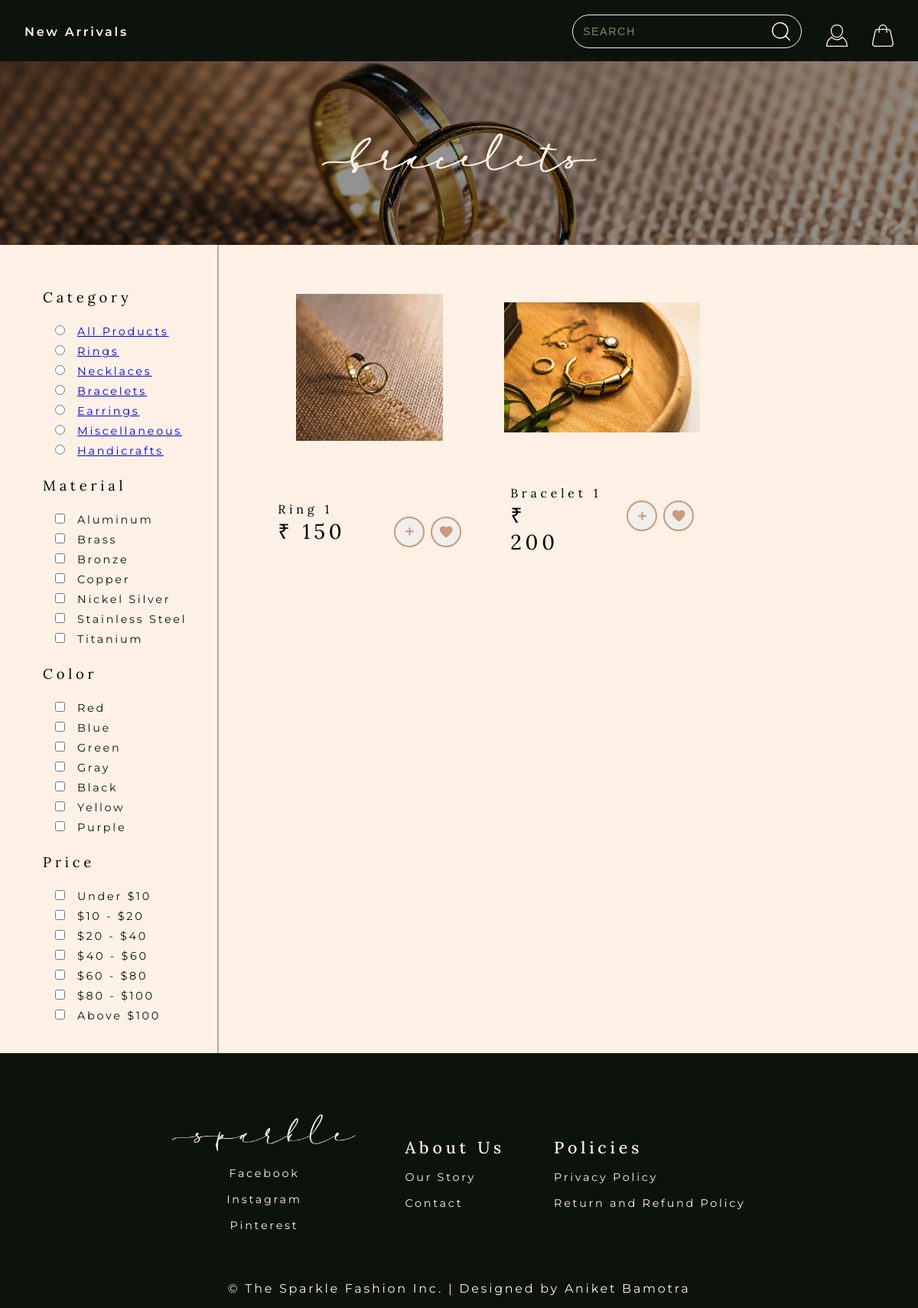
The app's page /store with its own data.
### store/models/category.py (models this page shows, shortened)
class Category(models.Model):
    name = models.CharField(max_length=20)
    @staticmethod
    def get_all_categories():
        return Category.objects.all()

### store/models/product.py (models this page shows, shortened)
class Product(models.Model):
    name = models.CharField(max_length=50)
    price = models.IntegerField(default=0)
    category = models.ForeignKey(Category, on_delete=models.CASCADE, default=1)
    description = models.CharField(max_length=200, default='' , null=True , blank=True)
    image = models.ImageField(upload_to='uploads/products/')
    @staticmethod
    def get_all_products():
        return Product.objects.all()

### store/views/home.py (the view)
# urls.py: path('' , include('store.urls'))
def store(request):
    cart = request.session.get('cart')
    if not cart:
        request.session['cart'] = {}
    products = None
    categories = Category.get_all_categories()
    categoryID = request.GET.get('category')
    if categoryID:
        products = Product.get_all_products_by_categoryid(categoryID)
    else:
        products = Product.get_all_products()
    data = {}
    data['products'] = products
    data['categories'] = categories
    return render(request, 'index.html', data)

### store/templatetags/cart.py (called while the page is built)
@register.filter(name='is_in_cart')
def is_in_cart(product  , cart):
    keys = cart.keys()
    for id in keys:
        if int(id) == product.id:
            return True
    return False;

### store/templatetags/custom_filter.py (called while the page is built)
@register.filter(name='currency')
def currency(number):
    return "₹ "+str(number)

### store/templates/index.html (shortened to what this page needs)
{% extends 'base.html' %}
{% load static %}
{% block content %}
{% load cart %}
{% load custom_filter %}
<header id="d_header">
    <nav>
        <a href="/store" class="sans left_link">New Arrivals</a>
        <a href="/cart" class="sans right-link"><img src="{% static 'icons/light bag.svg' %}" alt="Shopping Bag" style="height: 1.8rem;"></a>
        <a href="#" class="sans right-link" id="profile"><img src="{% static 'icons/light profile.svg' %}" alt="User Profile" style="height: 1.8rem;"></a>
        <div class="search__container right-link">
            <input class="search__input" type="text" placeholder="Search">
        </div>
    </nav>
</header>
<section class="banner">
	<div class="banner_container">
		<img src="{% static 'banner-title/Bracelets.svg' %}" alt="Rings written in script font" class="page_title">
	</div>
</section>
<div class="product_grid">
	<div class="pg_container">
		<div class="filter_container">
			<div class="filter_ele">
				<h5 class="filter_title serif">Category</h5>
				<ul>
					<li class="f_list_item sans"><input type="radio" name="category"><a href="/store">All Products</a>
				{% for category in categories %}
				<li class="f_list_item sans"><input type="radio" name="category"><a href="/?category={{category.id}}">{{category.name}}</a></li>
				{% endfor %}
			</div>
			<div class="filter_ele">
				<h5 class="filter_title serif">Material</h5>
				<ul>
					<li class="f_list_item sans"><input id="alu" type="checkbox"><label for="alu">Aluminum</label></li>
					<li class="f_list_item sans"><input id="brass" type="checkbox"><label for="brass">Brass</label></li>
					<li class="f_list_item sans"><input id="bronze" type="checkbox"><label for="bronze">Bronze</label></li>
					<li class="f_list_item sans"><input id="copper" type="checkbox"><label for="copper">Copper</label></li>
					<li class="f_list_item sans"><input id="nickel" type="checkbox"><label for="nickel">Nickel Silver</label></li>
					<li class="f_list_item sans"><input id="steel" type="checkbox"><label for="steel">Stainless Steel</label></li>
					<li class="f_list_item sans"><input id="titanium" type="checkbox"><label for="titanium">Titanium</label></li>
				</ul>
			</div>
			<div class="filter_ele">
				<h5 class="filter_title serif">Color</h5>
				<ul>
					<li class="f_list_item sans"><input type="checkbox" id="red"><label for="red">Red</label></li>
					<li class="f_list_item sans"><input type="checkbox" id="blue"><label for="blue">Blue</label></li>
					<li class="f_list_item sans"><input type="checkbox" id="green"><label for="green">Green</label></li>
					<li class="f_list_item sans"><input type="checkbox" id="gray"><label for="gray">Gray</label></li>
					<li class="f_list_item sans"><input type="checkbox" id="black"><label for="black">Black</label></li>
					<li class="f_list_item sans"><input type="checkbox" id="yellow"><label for="yellow">Yellow</label></li>
					<li class="f_list_item sans"><input type="checkbox" id="purple"><label for="purple">Purple</label></li>
				</ul>
			</div>
			<div class="filter_ele">
				<h5 class="filter_title serif">Price</h5>
				<ul>
					<li class="f_list_item sans"><input type="checkbox" id="less-10"><label for="less-10">Under $10</label></li>
					<li class="f_list_item sans"><input type="checkbox" id="10-20"><label for="10-20">$10 - $20</label></li>
					<li class="f_list_item sans"><input type="checkbox" id="20-40"><label for="20-40">$20 - $40</label></li>
					<li class="f_list_item sans"><input type="checkbox" id="40-60"><label for="40-60">$40 - $60</label></li>
					<li class="f_list_item sans"><input type="checkbox" id="60-80"><label for="60-80">$60 - $80</label></li>
					<li class="f_list_item sans"><input type="checkbox" id="80-100"><label for="80-100">$80 - $100</label></li>
					<li class="f_list_item sans"><input type="checkbox" id="abv-100"><label for="abv-100">Above $100</label></li>
				</ul>
			</div>
		</div>
		<div id='products' class="product_cards_grid">
			<div class="product_gallery">
				{% for product in products %}
				<div class="product_card" id={{product.id}} style="width: 18rem;">
					<a href="#" class="img_link" ><img class="prod_img" style="max-width:20rem; height: 12rem;" src="{{product.image.url}}" alt="Card image cap"></a>
						<p class="prod_name serif">{{product.name}}</p>
						<p class="prod_price serif">{{product.price|currency}}</p>
						<form action="/#{{product.id}}" method="POST" class="a_btn">
							<button type="submit" class="add_cart_btn" value="Add"><span id="plus" class="material-icons-outlined">add</span></button>
						</form>
						<form action="/#{{product.id}}" method="POST" class="fav_btn">
							<button type = "submit" value = "" class="material-icons-outlined">favorite</button>
						</form>
				</div>
				{% endfor %}
			</div>
		</div>
	</div>
</div>
{% endblock %}

### store/static/style.css (style rules this page uses)
:root { --light-color-100: 240, 239, 235; --light-color: 255, 241, 230; --accent-color-100: 221, 190, 169; --accent-color: 203, 153, 126; --dark-color: 12, 18, 12; --serif: "Lora", serif; --sans: "Montserrat", sans-serif; }
* { margin: 0; padding: 0; box-sizing: border-box; }
body { background-color: rgb(var(--light-color)); overflow-x: hidden; }
.serif { font-family: var(--serif); font-size: 3ch; letter-spacing: 0.3rem; }
.sans { font-family: var(--sans); font-size: 2ch; letter-spacing: 0.17rem; color: rgb(var(--dark-color)); }
header { display: block; position: absolute; width: 100%; height: 5rem; }
.left_link { float: left; margin: 2rem; }
.right-link { float: right; margin: 2rem 2rem 2rem 0rem; }
.left_link, .right-link { text-decoration: none; font-weight: 600; color: rgb(var(--light-color)); }
.search__input { width: 25vw; padding: 0.8rem; position: relative; bottom: 0.8rem; z-index: 10; background-color: transparent; transition: transform 250ms ease-in-out; font-size: 1.8ch; color: rgb(var(--light-color)); background-color: transparent; background-image: url("/icons/light\ search.svg"); background-size: 1.5rem; background-repeat: no-repeat; background-position: 95% center; border-radius: 50px; border: 1px solid rgb(var(--light-color)); transition: all 250ms ease-in-out; backface-visibility: hidden; transform-style: preserve-3d; }
.search__input::placeholder { color: rgb(var(--light-color), 0.5); text-transform: uppercase; letter-spacing: 1.5px; }
#d_header { background-color: rgb(var(--dark-color)); position: relative; }
.banner_container { height: 30vh; width: 100%; position: relative; }
.page_title { position: absolute; width: 30vw; top: 50%; left: 50%; transform: translate(-50%, -50%); }
.pg_container { display: grid; grid-template-columns: repeat(7, 1fr); grid-template-rows: minmax(1, 100px); grid-template-areas: "flt pg pg pg pg pg pg" "flt pg pg pg pg pg pg" "flt pg pg pg pg pg pg"; grid-gap: 0.3rem; }
.filter_container { grid-area: flt; margin-right: 3rem; border-right: 2px solid rgb(var(--dark-color), 0.3); white-space: nowrap; padding: 2rem; }
.filter_ele ul { list-style: none; }
.filter_title { margin: 1.5rem; font-weight: 400; font-size: 2.3ch; }
.f_list_item { margin: 0.5rem; font-size: 1.8ch; }
.filter_container input { margin: 0rem 1rem 0rem 2rem; }
.product_gallery { display: grid; grid-template-columns: repeat(4, 1fr); grid-template-rows: minmax(1, 100px); grid-gap: 1rem; margin-top: 2rem; }
.product_card { width: 23rem; height: 27rem; padding: 2rem 1rem 2rem 1rem; display: grid; grid-template-columns: repeat(7, 1fr); grid-template-rows: minmax(1, 100px); grid-template-areas: "pi pi pi pi pi pi pi" "pn pn pn pn pn . ." "pp pp pp . ab ab fb"; align-items: flex-start; }
.img_link { width: 100%; height: 100%; grid-area: pi; }
.prod_img { width: 100%; height: 100%; object-fit: contain; }
.prod_name { grid-area: pn; align-self: flex-end; font-weight: 400; font-size: 2ch; padding-left: 0.5rem; }
.prod_price { grid-area: pp; font-size: 3.4ch; padding-left: 0.5rem; }
.a_btn { direction: rtl; grid-area: ab; }
.a_btn > * { direction: ltr; }
.add_cart_btn { width: 2.5rem; height: 2.5rem; border-radius: 50px; background-color: rgb(var(--light-color-100)); position: relative; transition: 0.3s ease; overflow: hidden; z-index: 0; border: 2px solid rgb(var(--accent-color)); color: rgb(var(--accent-color)); font-family: "Material Icons"; font-size: 2.1ch; font-weight: 600; cursor: pointer; }
.add_cart_btn::after { content: "Add to Bag"; position: absolute; white-space: nowrap; right: 1.8rem; font-weight: 400; z-index: 2; font-family: var(--serif); color: rgb(var(--light-color)); bottom: 0.5rem; }
.fav_btn { grid-area: fb; }
.fav_btn button { background-color: rgb(var(--light-color-100)); font-family: "Material Icons"; color: rgb(var(--accent-color)); border: 2px solid rgb(var(--accent-color)); border-radius: 50px; width: 2.5rem; height: 2.5rem; font-size: 2.5ch; margin-left: 0.5rem; margin-right: 0.5rem; }

### store/templates/base.html (style rules this page uses)
nav { background-color: white; }

### records on screen
Category: name "Rings"
Category: name "Necklaces"
Category: name "Bracelets"
Category: name "Earrings"
Category: name "Miscellaneous"
Category: name "Handicrafts"
Product: {{ product.id }} 1 (drawn), image (picture), name "Ring 1", price "₹ 150"
Product: image (picture), name "Bracelet 1", price "₹ 200"
